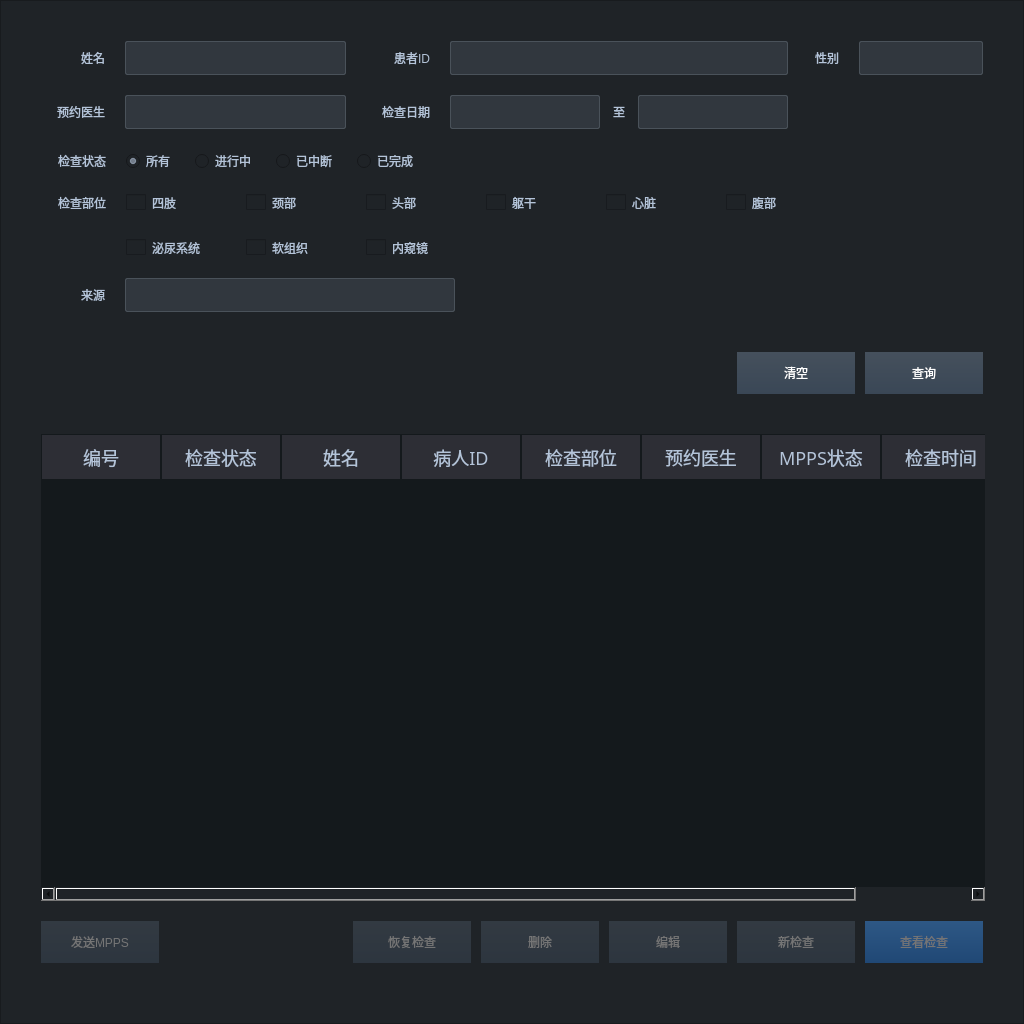
<?xml version="1.0" encoding="UTF-8"?>
<ui version="4.0">
 <class>PageCompletedWdiget</class>
 <widget class="QFrame" name="PageCompletedWdiget">
  <property name="geometry">
   <rect>
    <x>0</x>
    <y>0</y>
    <width>1024</width>
    <height>1024</height>
   </rect>
  </property>
  <property name="minimumSize">
   <size>
    <width>1024</width>
    <height>1024</height>
   </size>
  </property>
  <property name="maximumSize">
   <size>
    <width>1024</width>
    <height>1024</height>
   </size>
  </property>
  <property name="windowTitle">
   <string>Frame</string>
  </property>
  <property name="styleSheet">
   <string notr="true">background-color: #1F2327;</string>
  </property>
  <property name="frameShape">
   <enum>QFrame::StyledPanel</enum>
  </property>
  <property name="frameShadow">
   <enum>QFrame::Raised</enum>
  </property>
  <layout class="QVBoxLayout" name="verticalLayout_2">
   <property name="spacing">
    <number>20</number>
   </property>
   <property name="leftMargin">
    <number>40</number>
   </property>
   <property name="topMargin">
    <number>40</number>
   </property>
   <property name="rightMargin">
    <number>40</number>
   </property>
   <property name="bottomMargin">
    <number>60</number>
   </property>
   <item>
    <layout class="QHBoxLayout" name="horizontalLayout_4">
     <item>
      <layout class="QHBoxLayout" name="horizontalLayout_5">
       <property name="spacing">
        <number>20</number>
       </property>
       <item>
        <widget class="QLabel" name="label_18">
         <property name="minimumSize">
          <size>
           <width>64</width>
           <height>0</height>
          </size>
         </property>
         <property name="maximumSize">
          <size>
           <width>64</width>
           <height>16777215</height>
          </size>
         </property>
         <property name="styleSheet">
          <string notr="true">QLabel
{
font: 16px &quot;Microsoft YaHei&quot;;
color: #B4C4D9;
}
</string>
         </property>
         <property name="text">
          <string>姓名</string>
         </property>
         <property name="alignment">
          <set>Qt::AlignRight|Qt::AlignTrailing|Qt::AlignVCenter</set>
         </property>
        </widget>
       </item>
       <item>
        <widget class="QLineEdit" name="PatientNameEdit">
         <property name="minimumSize">
          <size>
           <width>221</width>
           <height>34</height>
          </size>
         </property>
         <property name="maximumSize">
          <size>
           <width>221</width>
           <height>34</height>
          </size>
         </property>
         <property name="contextMenuPolicy">
          <enum>Qt::NoContextMenu</enum>
         </property>
         <property name="styleSheet">
          <string notr="true">QLineEdit
{
border: 1px solid rgba(74,82,90,1);
border-radius:2px;
background:rgba(118, 133, 154, 0.2);
color:#B4C4D9;
font:normal 14px  Microsoft YaHei;
}
QLineEdit:focus
{
border:3px solid #9dadc1;
border-radius:6px
}
QLineEdit:disabled
{
background:rgba(118, 133, 154, 0.05);
border: 1px solid rgba(74,82,90,0.5);
}</string>
         </property>
        </widget>
       </item>
       <item>
        <widget class="QLabel" name="label_19">
         <property name="minimumSize">
          <size>
           <width>64</width>
           <height>0</height>
          </size>
         </property>
         <property name="maximumSize">
          <size>
           <width>64</width>
           <height>16777215</height>
          </size>
         </property>
         <property name="styleSheet">
          <string notr="true">QLabel
{
font: 16px &quot;Microsoft YaHei&quot;;
color: #B4C4D9;
}
</string>
         </property>
         <property name="text">
          <string>患者ID</string>
         </property>
         <property name="alignment">
          <set>Qt::AlignRight|Qt::AlignTrailing|Qt::AlignVCenter</set>
         </property>
        </widget>
       </item>
       <item>
        <widget class="QLineEdit" name="PatientIDEdit">
         <property name="minimumSize">
          <size>
           <width>338</width>
           <height>34</height>
          </size>
         </property>
         <property name="maximumSize">
          <size>
           <width>338</width>
           <height>34</height>
          </size>
         </property>
         <property name="contextMenuPolicy">
          <enum>Qt::NoContextMenu</enum>
         </property>
         <property name="styleSheet">
          <string notr="true">QLineEdit
{
border: 1px solid rgba(74,82,90,1);
border-radius:2px;
background:rgba(118, 133, 154, 0.2);
color:#B4C4D9;
font:normal 14px  Microsoft YaHei;
}
QLineEdit:focus
{
border:3px solid #9dadc1;
border-radius:6px
}
QLineEdit:disabled
{
background:rgba(118, 133, 154, 0.05);
border: 1px solid rgba(74,82,90,0.5);
}</string>
         </property>
        </widget>
       </item>
       <item>
        <widget class="QLabel" name="label_24">
         <property name="minimumSize">
          <size>
           <width>32</width>
           <height>0</height>
          </size>
         </property>
         <property name="maximumSize">
          <size>
           <width>32</width>
           <height>16777215</height>
          </size>
         </property>
         <property name="styleSheet">
          <string notr="true">QLabel
{
font: 16px &quot;Microsoft YaHei&quot;;
color: #B4C4D9;
}
</string>
         </property>
         <property name="text">
          <string>性别</string>
         </property>
         <property name="alignment">
          <set>Qt::AlignRight|Qt::AlignTrailing|Qt::AlignVCenter</set>
         </property>
        </widget>
       </item>
       <item>
        <widget class="QComboBox" name="GenderBox">
         <property name="minimumSize">
          <size>
           <width>124</width>
           <height>34</height>
          </size>
         </property>
         <property name="maximumSize">
          <size>
           <width>124</width>
           <height>34</height>
          </size>
         </property>
         <property name="contextMenuPolicy">
          <enum>Qt::NoContextMenu</enum>
         </property>
         <property name="styleSheet">
          <string notr="true">QComboBox
{
border: 1px solid rgba(74,82,90,1);
border-radius:2px;
background:rgba(118, 133, 154, 0.2);
color:#B4C4D9;
font:normal 14px  Microsoft YaHei;
}
QComboBox QAbstractItemView::item
{
height: 34px;
}
QComboBox:focus
{
border:3px solid #9dadc1;
border-radius:6px
}
QComboBox::down-arrow
{
image: url(:/CArmWorkStation/ImageSource/Patient/Doc_list_btn_pulldown_nor.png);
height:30px;
width:30px;
}
QComboBox:drop-down
{
subcontrol-origin: padding; 
subcontrol-position: top right;
min-width: 20px;border:none;
}
QListView::item
{
padding-left:30px;
background:0000ff;
color:#ffffff;
font:normal 16px Microsoft YaHei;
}
QComboBox:disabled
{
background:rgba(118, 133, 154, 0.05);
border: 1px solid rgba(74,82,90,0.5);
}</string>
         </property>
         <item>
          <property name="text">
           <string/>
          </property>
         </item>
         <item>
          <property name="text">
           <string>男</string>
          </property>
         </item>
         <item>
          <property name="text">
           <string>女</string>
          </property>
         </item>
        </widget>
       </item>
      </layout>
     </item>
    </layout>
   </item>
   <item>
    <layout class="QHBoxLayout" name="horizontalLayout_3">
     <property name="spacing">
      <number>20</number>
     </property>
     <item>
      <widget class="QLabel" name="label_20">
       <property name="minimumSize">
        <size>
         <width>64</width>
         <height>0</height>
        </size>
       </property>
       <property name="maximumSize">
        <size>
         <width>64</width>
         <height>16777215</height>
        </size>
       </property>
       <property name="styleSheet">
        <string notr="true">QLabel
{
font: 16px &quot;Microsoft YaHei&quot;;
color: #B4C4D9;
}
</string>
       </property>
       <property name="text">
        <string>预约医生</string>
       </property>
       <property name="alignment">
        <set>Qt::AlignRight|Qt::AlignTrailing|Qt::AlignVCenter</set>
       </property>
      </widget>
     </item>
     <item>
      <widget class="QLineEdit" name="DoctorEdit">
       <property name="minimumSize">
        <size>
         <width>221</width>
         <height>34</height>
        </size>
       </property>
       <property name="maximumSize">
        <size>
         <width>221</width>
         <height>34</height>
        </size>
       </property>
       <property name="contextMenuPolicy">
        <enum>Qt::NoContextMenu</enum>
       </property>
       <property name="styleSheet">
        <string notr="true">QLineEdit
{
border: 1px solid rgba(74,82,90,1);
border-radius:2px;
background:rgba(118, 133, 154, 0.2);
color:#B4C4D9;
font:normal 14px  Microsoft YaHei;
}
QLineEdit:focus
{
border:3px solid #9dadc1;
border-radius:6px
}
QLineEdit:disabled
{
background:rgba(118, 133, 154, 0.05);
border: 1px solid rgba(74,82,90,0.5);
}</string>
       </property>
      </widget>
     </item>
     <item>
      <widget class="QLabel" name="label_21">
       <property name="minimumSize">
        <size>
         <width>64</width>
         <height>0</height>
        </size>
       </property>
       <property name="maximumSize">
        <size>
         <width>64</width>
         <height>16777215</height>
        </size>
       </property>
       <property name="styleSheet">
        <string notr="true">QLabel
{
font: 16px &quot;Microsoft YaHei&quot;;
color: #B4C4D9;
}
</string>
       </property>
       <property name="text">
        <string>检查日期</string>
       </property>
       <property name="alignment">
        <set>Qt::AlignRight|Qt::AlignTrailing|Qt::AlignVCenter</set>
       </property>
      </widget>
     </item>
     <item>
      <layout class="QHBoxLayout" name="horizontalLayout_6">
       <property name="spacing">
        <number>0</number>
       </property>
       <property name="leftMargin">
        <number>0</number>
       </property>
       <property name="rightMargin">
        <number>0</number>
       </property>
       <item>
        <widget class="QLineEdit" name="StudyDateBeginEdit">
         <property name="minimumSize">
          <size>
           <width>150</width>
           <height>34</height>
          </size>
         </property>
         <property name="maximumSize">
          <size>
           <width>150</width>
           <height>34</height>
          </size>
         </property>
         <property name="contextMenuPolicy">
          <enum>Qt::NoContextMenu</enum>
         </property>
         <property name="styleSheet">
          <string notr="true">QLineEdit
{
border: 1px solid rgba(74,82,90,1);
border-radius:2px;
background:rgba(118, 133, 154, 0.2);
color:#B4C4D9;
font:normal 14px  Microsoft YaHei;
}
QLineEdit:focus
{
border:3px solid #9dadc1;
border-radius:6px
}
QLineEdit:disabled
{
background:rgba(118, 133, 154, 0.05);
border: 1px solid rgba(74,82,90,0.5);
}</string>
         </property>
        </widget>
       </item>
       <item>
        <widget class="QLabel" name="label_22">
         <property name="minimumSize">
          <size>
           <width>38</width>
           <height>0</height>
          </size>
         </property>
         <property name="maximumSize">
          <size>
           <width>38</width>
           <height>16777215</height>
          </size>
         </property>
         <property name="styleSheet">
          <string notr="true">QLabel
{
font: 16px &quot;Microsoft YaHei&quot;;
color: #B4C4D9;
}
</string>
         </property>
         <property name="text">
          <string>至</string>
         </property>
         <property name="alignment">
          <set>Qt::AlignCenter</set>
         </property>
        </widget>
       </item>
       <item>
        <widget class="QLineEdit" name="StudyDateEndEdit">
         <property name="minimumSize">
          <size>
           <width>150</width>
           <height>34</height>
          </size>
         </property>
         <property name="maximumSize">
          <size>
           <width>150</width>
           <height>34</height>
          </size>
         </property>
         <property name="contextMenuPolicy">
          <enum>Qt::NoContextMenu</enum>
         </property>
         <property name="styleSheet">
          <string notr="true">QLineEdit
{
border: 1px solid rgba(74,82,90,1);
border-radius:2px;
background:rgba(118, 133, 154, 0.2);
color:#B4C4D9;
font:normal 14px  Microsoft YaHei;
}
QLineEdit:focus
{
border:3px solid #9dadc1;
border-radius:6px
}
QLineEdit:disabled
{
background:rgba(118, 133, 154, 0.05);
border: 1px solid rgba(74,82,90,0.5);
}</string>
         </property>
        </widget>
       </item>
      </layout>
     </item>
     <item>
      <spacer name="horizontalSpacer">
       <property name="orientation">
        <enum>Qt::Horizontal</enum>
       </property>
       <property name="sizeHint" stdset="0">
        <size>
         <width>40</width>
         <height>20</height>
        </size>
       </property>
      </spacer>
     </item>
    </layout>
   </item>
   <item>
    <layout class="QHBoxLayout" name="horizontalLayout_9">
     <property name="spacing">
      <number>20</number>
     </property>
     <item>
      <widget class="QLabel" name="CheckStatus">
       <property name="minimumSize">
        <size>
         <width>65</width>
         <height>0</height>
        </size>
       </property>
       <property name="maximumSize">
        <size>
         <width>65</width>
         <height>16777215</height>
        </size>
       </property>
       <property name="styleSheet">
        <string notr="true">QLabel
{
font: 16px &quot;Microsoft YaHei&quot;;
color: #B4C4D9;
}
</string>
       </property>
       <property name="text">
        <string>检查状态</string>
       </property>
       <property name="alignment">
        <set>Qt::AlignRight|Qt::AlignTrailing|Qt::AlignVCenter</set>
       </property>
      </widget>
     </item>
     <item>
      <widget class="QRadioButton" name="AllRadioButton">
       <property name="styleSheet">
        <string notr="true">QRadioButton
{
font: 16px &quot;Microsoft YaHei&quot;;
color: #B4C4D9;
}</string>
       </property>
       <property name="text">
        <string>所有</string>
       </property>
       <property name="checked">
        <bool>true</bool>
       </property>
      </widget>
     </item>
     <item>
      <widget class="QRadioButton" name="DoingRadioButton">
       <property name="styleSheet">
        <string notr="true">QRadioButton
{
font: 16px &quot;Microsoft YaHei&quot;;
color: #B4C4D9;
}</string>
       </property>
       <property name="text">
        <string>进行中</string>
       </property>
      </widget>
     </item>
     <item>
      <widget class="QRadioButton" name="InterruptRadioButton">
       <property name="styleSheet">
        <string notr="true">QRadioButton
{
font: 16px &quot;Microsoft YaHei&quot;;
color: #B4C4D9;
}</string>
       </property>
       <property name="text">
        <string>已中断</string>
       </property>
      </widget>
     </item>
     <item>
      <widget class="QRadioButton" name="CompletedRadioButton">
       <property name="styleSheet">
        <string notr="true">QRadioButton
{
font: 16px &quot;Microsoft YaHei&quot;;
color: #B4C4D9;
}</string>
       </property>
       <property name="text">
        <string>已完成</string>
       </property>
       <property name="checked">
        <bool>false</bool>
       </property>
      </widget>
     </item>
     <item>
      <spacer name="horizontalSpacer_3">
       <property name="orientation">
        <enum>Qt::Horizontal</enum>
       </property>
       <property name="sizeHint" stdset="0">
        <size>
         <width>40</width>
         <height>20</height>
        </size>
       </property>
      </spacer>
     </item>
    </layout>
   </item>
   <item>
    <layout class="QVBoxLayout" name="verticalLayout_4">
     <property name="spacing">
      <number>25</number>
     </property>
     <property name="topMargin">
      <number>0</number>
     </property>
     <property name="bottomMargin">
      <number>0</number>
     </property>
     <item>
      <layout class="QHBoxLayout" name="horizontalLayout_11">
       <property name="spacing">
        <number>20</number>
       </property>
       <item>
        <widget class="QLabel" name="label_26">
         <property name="minimumSize">
          <size>
           <width>65</width>
           <height>0</height>
          </size>
         </property>
         <property name="maximumSize">
          <size>
           <width>65</width>
           <height>16777215</height>
          </size>
         </property>
         <property name="styleSheet">
          <string notr="true">QLabel
{
font: 16px &quot;Microsoft YaHei&quot;;
color: #B4C4D9;
}
</string>
         </property>
         <property name="text">
          <string>检查部位</string>
         </property>
         <property name="alignment">
          <set>Qt::AlignRight|Qt::AlignTrailing|Qt::AlignVCenter</set>
         </property>
        </widget>
       </item>
       <item>
        <widget class="QCheckBox" name="LIMBSCheckBox">
         <property name="minimumSize">
          <size>
           <width>100</width>
           <height>0</height>
          </size>
         </property>
         <property name="maximumSize">
          <size>
           <width>100</width>
           <height>16777215</height>
          </size>
         </property>
         <property name="styleSheet">
          <string notr="true">QCheckBox
{
font: 16px &quot;Microsoft YaHei&quot;;
color: #B4C4D9;
}
QCheckBox::indicator
{
width: 20px;
height: 16px;
}
QCheckBox::indicator:unchecked
{
image: url(:/CArmWorkStation/ImageSource/Patient/uncheck.png);
}

QCheckBox::indicator:checked
{
image: url(:/CArmWorkStation/ImageSource/Patient/check.png);
}</string>
         </property>
         <property name="text">
          <string>四肢</string>
         </property>
        </widget>
       </item>
       <item>
        <widget class="QCheckBox" name="NECKCheckBox">
         <property name="minimumSize">
          <size>
           <width>100</width>
           <height>0</height>
          </size>
         </property>
         <property name="maximumSize">
          <size>
           <width>100</width>
           <height>16777215</height>
          </size>
         </property>
         <property name="styleSheet">
          <string notr="true">QCheckBox
{
font: 16px &quot;Microsoft YaHei&quot;;
color: #B4C4D9;
}
QCheckBox::indicator
{
width: 20px;
height: 16px;
}
QCheckBox::indicator:unchecked
{
image: url(:/CArmWorkStation/ImageSource/Patient/uncheck.png);
}

QCheckBox::indicator:checked
{
image: url(:/CArmWorkStation/ImageSource/Patient/check.png);
}</string>
         </property>
         <property name="text">
          <string>颈部</string>
         </property>
        </widget>
       </item>
       <item>
        <widget class="QCheckBox" name="HEADCheckBox">
         <property name="minimumSize">
          <size>
           <width>100</width>
           <height>0</height>
          </size>
         </property>
         <property name="maximumSize">
          <size>
           <width>100</width>
           <height>16777215</height>
          </size>
         </property>
         <property name="styleSheet">
          <string notr="true">QCheckBox
{
font: 16px &quot;Microsoft YaHei&quot;;
color: #B4C4D9;
}
QCheckBox::indicator
{
width: 20px;
height: 16px;
}
QCheckBox::indicator:unchecked
{
image: url(:/CArmWorkStation/ImageSource/Patient/uncheck.png);
}

QCheckBox::indicator:checked
{
image: url(:/CArmWorkStation/ImageSource/Patient/check.png);
}</string>
         </property>
         <property name="text">
          <string>头部</string>
         </property>
        </widget>
       </item>
       <item>
        <widget class="QCheckBox" name="TRUNCKCheckBox">
         <property name="minimumSize">
          <size>
           <width>100</width>
           <height>0</height>
          </size>
         </property>
         <property name="maximumSize">
          <size>
           <width>100</width>
           <height>16777215</height>
          </size>
         </property>
         <property name="styleSheet">
          <string notr="true">QCheckBox
{
font: 16px &quot;Microsoft YaHei&quot;;
color: #B4C4D9;
}
QCheckBox::indicator
{
width: 20px;
height: 16px;
}
QCheckBox::indicator:unchecked
{
image: url(:/CArmWorkStation/ImageSource/Patient/uncheck.png);
}

QCheckBox::indicator:checked
{
image: url(:/CArmWorkStation/ImageSource/Patient/check.png);
}</string>
         </property>
         <property name="text">
          <string>躯干</string>
         </property>
        </widget>
       </item>
       <item>
        <widget class="QCheckBox" name="HEARTCheckBox">
         <property name="minimumSize">
          <size>
           <width>100</width>
           <height>0</height>
          </size>
         </property>
         <property name="maximumSize">
          <size>
           <width>100</width>
           <height>16777215</height>
          </size>
         </property>
         <property name="styleSheet">
          <string notr="true">QCheckBox
{
font: 16px &quot;Microsoft YaHei&quot;;
color: #B4C4D9;
}
QCheckBox::indicator
{
width: 20px;
height: 16px;
}
QCheckBox::indicator:unchecked
{
image: url(:/CArmWorkStation/ImageSource/Patient/uncheck.png);
}

QCheckBox::indicator:checked
{
image: url(:/CArmWorkStation/ImageSource/Patient/check.png);
}</string>
         </property>
         <property name="text">
          <string>心脏</string>
         </property>
        </widget>
       </item>
       <item>
        <widget class="QCheckBox" name="ABDOMENCheckBox">
         <property name="minimumSize">
          <size>
           <width>100</width>
           <height>0</height>
          </size>
         </property>
         <property name="maximumSize">
          <size>
           <width>100</width>
           <height>16777215</height>
          </size>
         </property>
         <property name="styleSheet">
          <string notr="true">QCheckBox
{
font: 16px &quot;Microsoft YaHei&quot;;
color: #B4C4D9;
}
QCheckBox::indicator
{
width: 20px;
height: 16px;
}
QCheckBox::indicator:unchecked
{
image: url(:/CArmWorkStation/ImageSource/Patient/uncheck.png);
}

QCheckBox::indicator:checked
{
image: url(:/CArmWorkStation/ImageSource/Patient/check.png);
}</string>
         </property>
         <property name="text">
          <string>腹部</string>
         </property>
        </widget>
       </item>
       <item>
        <spacer name="horizontalSpacer_4">
         <property name="orientation">
          <enum>Qt::Horizontal</enum>
         </property>
         <property name="sizeHint" stdset="0">
          <size>
           <width>40</width>
           <height>20</height>
          </size>
         </property>
        </spacer>
       </item>
      </layout>
     </item>
     <item>
      <layout class="QHBoxLayout" name="horizontalLayout_12">
       <property name="spacing">
        <number>20</number>
       </property>
       <item>
        <widget class="QLabel" name="label_28">
         <property name="minimumSize">
          <size>
           <width>65</width>
           <height>0</height>
          </size>
         </property>
         <property name="maximumSize">
          <size>
           <width>65</width>
           <height>16777215</height>
          </size>
         </property>
         <property name="styleSheet">
          <string notr="true">QLabel
{
font: 16px &quot;Microsoft YaHei&quot;;
color: #B4C4D9;
}
</string>
         </property>
         <property name="text">
          <string/>
         </property>
         <property name="alignment">
          <set>Qt::AlignRight|Qt::AlignTrailing|Qt::AlignVCenter</set>
         </property>
        </widget>
       </item>
       <item>
        <widget class="QCheckBox" name="URINARYCheckBox">
         <property name="minimumSize">
          <size>
           <width>100</width>
           <height>0</height>
          </size>
         </property>
         <property name="maximumSize">
          <size>
           <width>100</width>
           <height>16777215</height>
          </size>
         </property>
         <property name="styleSheet">
          <string notr="true">QCheckBox
{
font: 16px &quot;Microsoft YaHei&quot;;
color: #B4C4D9;
}
QCheckBox::indicator
{
width: 20px;
height: 16px;
}
QCheckBox::indicator:unchecked
{
image: url(:/CArmWorkStation/ImageSource/Patient/uncheck.png);
}

QCheckBox::indicator:checked
{
image: url(:/CArmWorkStation/ImageSource/Patient/check.png);
}</string>
         </property>
         <property name="text">
          <string>泌尿系统</string>
         </property>
        </widget>
       </item>
       <item>
        <widget class="QCheckBox" name="SOFT_TISSUECheckBox">
         <property name="minimumSize">
          <size>
           <width>100</width>
           <height>0</height>
          </size>
         </property>
         <property name="maximumSize">
          <size>
           <width>100</width>
           <height>16777215</height>
          </size>
         </property>
         <property name="styleSheet">
          <string notr="true">QCheckBox
{
font: 16px &quot;Microsoft YaHei&quot;;
color: #B4C4D9;
}
QCheckBox::indicator
{
width: 20px;
height: 16px;
}
QCheckBox::indicator:unchecked
{
image: url(:/CArmWorkStation/ImageSource/Patient/uncheck.png);
}

QCheckBox::indicator:checked
{
image: url(:/CArmWorkStation/ImageSource/Patient/check.png);
}</string>
         </property>
         <property name="text">
          <string>软组织</string>
         </property>
        </widget>
       </item>
       <item>
        <widget class="QCheckBox" name="ENDOSCOPECheckBox">
         <property name="minimumSize">
          <size>
           <width>100</width>
           <height>0</height>
          </size>
         </property>
         <property name="maximumSize">
          <size>
           <width>100</width>
           <height>16777215</height>
          </size>
         </property>
         <property name="styleSheet">
          <string notr="true">QCheckBox
{
font: 16px &quot;Microsoft YaHei&quot;;
color: #B4C4D9;
}
QCheckBox::indicator
{
width: 20px;
height: 16px;
}
QCheckBox::indicator:unchecked
{
image: url(:/CArmWorkStation/ImageSource/Patient/uncheck.png);
}

QCheckBox::indicator:checked
{
image: url(:/CArmWorkStation/ImageSource/Patient/check.png);
}</string>
         </property>
         <property name="text">
          <string>内窥镜</string>
         </property>
        </widget>
       </item>
       <item>
        <spacer name="horizontalSpacer_15">
         <property name="orientation">
          <enum>Qt::Horizontal</enum>
         </property>
         <property name="sizeHint" stdset="0">
          <size>
           <width>40</width>
           <height>20</height>
          </size>
         </property>
        </spacer>
       </item>
      </layout>
     </item>
    </layout>
   </item>
   <item>
    <layout class="QHBoxLayout" name="horizontalLayout_7">
     <property name="spacing">
      <number>20</number>
     </property>
     <item>
      <widget class="QLabel" name="label_25">
       <property name="minimumSize">
        <size>
         <width>64</width>
         <height>0</height>
        </size>
       </property>
       <property name="maximumSize">
        <size>
         <width>64</width>
         <height>16777215</height>
        </size>
       </property>
       <property name="styleSheet">
        <string notr="true">QLabel
{
font: 16px &quot;Microsoft YaHei&quot;;
color: #B4C4D9;
}
</string>
       </property>
       <property name="text">
        <string>来源</string>
       </property>
       <property name="alignment">
        <set>Qt::AlignRight|Qt::AlignTrailing|Qt::AlignVCenter</set>
       </property>
      </widget>
     </item>
     <item>
      <widget class="QComboBox" name="SourceBox">
       <property name="minimumSize">
        <size>
         <width>330</width>
         <height>34</height>
        </size>
       </property>
       <property name="maximumSize">
        <size>
         <width>330</width>
         <height>34</height>
        </size>
       </property>
       <property name="contextMenuPolicy">
        <enum>Qt::NoContextMenu</enum>
       </property>
       <property name="styleSheet">
        <string notr="true">QComboBox
{
border: 1px solid rgba(74,82,90,1);
border-radius:2px;
background:rgba(118, 133, 154, 0.2);
color:#B4C4D9;
font:normal 14px  Microsoft YaHei;
}
QComboBox QAbstractItemView::item
{
height: 34px;
}
QComboBox:focus
{
border:3px solid #9dadc1;
border-radius:6px
}
QComboBox::down-arrow
{
image: url(:/CArmWorkStation/ImageSource/Patient/Doc_list_btn_pulldown_nor.png);
height:30px;
width:30px;
}
QComboBox:drop-down
{
subcontrol-origin: padding; 
subcontrol-position: top right;
min-width: 20px;border:none;
}
QListView::item
{
padding-left:30px;
background:0000ff;
color:#ffffff;
font:normal 16px Microsoft YaHei;
}
QComboBox:disabled
{
background:rgba(118, 133, 154, 0.05);
border: 1px solid rgba(74,82,90,0.5);
}</string>
       </property>
       <item>
        <property name="text">
         <string/>
        </property>
       </item>
       <item>
        <property name="text">
         <string>worklist server</string>
        </property>
       </item>
      </widget>
     </item>
     <item>
      <spacer name="horizontalSpacer_6">
       <property name="orientation">
        <enum>Qt::Horizontal</enum>
       </property>
       <property name="sizeHint" stdset="0">
        <size>
         <width>40</width>
         <height>20</height>
        </size>
       </property>
      </spacer>
     </item>
    </layout>
   </item>
   <item>
    <layout class="QHBoxLayout" name="horizontalLayout">
     <property name="spacing">
      <number>10</number>
     </property>
     <property name="topMargin">
      <number>20</number>
     </property>
     <property name="bottomMargin">
      <number>20</number>
     </property>
     <item>
      <spacer name="horizontalSpacer_7">
       <property name="orientation">
        <enum>Qt::Horizontal</enum>
       </property>
       <property name="sizeHint" stdset="0">
        <size>
         <width>40</width>
         <height>20</height>
        </size>
       </property>
      </spacer>
     </item>
     <item>
      <widget class="QPushButton" name="ClearButton">
       <property name="minimumSize">
        <size>
         <width>118</width>
         <height>42</height>
        </size>
       </property>
       <property name="maximumSize">
        <size>
         <width>118</width>
         <height>42</height>
        </size>
       </property>
       <property name="styleSheet">
        <string notr="true">QPushButton
{
font: 16px &quot;Microsoft YaHei&quot;;
color:#FFFFFF;
background-color:qlineargradient(x1: 0, y1: 0, x2: 0, y2: 1,stop: 0 #45505C,stop: 1.0 #3A4756);
border:none;
}

QPushButton:hover
{
background-color:qlineargradient(x1: 0, y1: 0, x2: 0, y2: 1,stop: 0 rgba(69, 80, 92, 0.9),stop: 1.0 rgba(58, 71, 86, 0.9));
}

QPushButton:pressed
{
background-color:#131516;
}

QPushButton:disabled
{
background-color:qlineargradient(x1: 0, y1: 0, x2: 0, y2: 1,stop: 0 rgba(69, 80, 92, 0.5),stop: 1.0 rgba(58, 71, 86, 0.5));
color: rgb(117, 117, 117);
}</string>
       </property>
       <property name="text">
        <string>清空</string>
       </property>
      </widget>
     </item>
     <item>
      <widget class="QPushButton" name="QueryButton">
       <property name="minimumSize">
        <size>
         <width>118</width>
         <height>42</height>
        </size>
       </property>
       <property name="maximumSize">
        <size>
         <width>118</width>
         <height>42</height>
        </size>
       </property>
       <property name="styleSheet">
        <string notr="true">QPushButton
{
font: 16px &quot;Microsoft YaHei&quot;;
color:#FFFFFF;
background-color:qlineargradient(x1: 0, y1: 0, x2: 0, y2: 1,stop: 0 #45505C,stop: 1.0 #3A4756);
border:none;
}

QPushButton:hover
{
background-color:qlineargradient(x1: 0, y1: 0, x2: 0, y2: 1,stop: 0 rgba(69, 80, 92, 0.9),stop: 1.0 rgba(58, 71, 86, 0.9));
}

QPushButton:pressed
{
background-color:#131516;
}

QPushButton:disabled
{
background-color:qlineargradient(x1: 0, y1: 0, x2: 0, y2: 1,stop: 0 rgba(69, 80, 92, 0.5),stop: 1.0 rgba(58, 71, 86, 0.5));
color: rgb(117, 117, 117);
}</string>
       </property>
       <property name="text">
        <string>查询</string>
       </property>
      </widget>
     </item>
    </layout>
   </item>
   <item>
    <widget class="QTableWidget" name="QueryTableWidget">
     <property name="minimumSize">
      <size>
       <width>944</width>
       <height>350</height>
      </size>
     </property>
     <property name="maximumSize">
      <size>
       <width>944</width>
       <height>496</height>
      </size>
     </property>
     <property name="focusPolicy">
      <enum>Qt::NoFocus</enum>
     </property>
     <property name="contextMenuPolicy">
      <enum>Qt::NoContextMenu</enum>
     </property>
     <property name="styleSheet">
      <string notr="true">QTableWidget{
color:#B4C4D9;
font: normal 16px Microsoft YaHei;
background-color:#14191C;
border:none;
}
QHeaderView::section{
background-color:#2D2E35;
color:#B4C4D9;
font: normal 18px Microsoft YaHei;
border:1px solid #14191C;
height:44px;
}

QScrollBar:vertical
{
background: #2A3137;
width:8px; 
border:1px solid #303840;
border-radius:4px;
}
QScrollBar::handle:vertical
{
background:rgba(178,184,190,0.5);;
width:8px; 
border:1px solid #303840;
border-radius:4px;
}
QScrollBar::handle:vertical:hover{
background-color: #333b42;}

QScrollBar::handle:vertical:pressed{
background-color: #131516;}

QScrollBar::add-line:vertical{
background-color: transparent; }

QScrollBar::sub-line:vertical{
background-color: transparent; }
			
QScrollBar::add-page:vertical{
background-color:#1f2327;}
			
QScrollBar::sub-page:vertical{
background-color:#1f2327;}

QScrollBar:horizontal
{
background: #2A3137;
height:8px; 
border:1px solid #303840;
border-radius:4px;
}
QScrollBar::handle:horizontal
{
background:rgba(178,184,190,0.5);;
height:8px; 
border:1px solid #303840;
border-radius:4px;
}
QScrollBar::handle:horizontal:hover{
background-color: #333b42;}

QScrollBar::handle:horizontal:pressed{
background-color: #131516;}

QScrollBar::add-line:horizontal{
background-color: transparent; }

QScrollBar::sub-line:horizontal{
background-color: transparent; }
			
QScrollBar::add-page:horizontal{
background-color:#1f2327;}
			
QScrollBar::sub-page:horizontal{
background-color:#1f2327;}

QTableWidget::item
{   

}
QTableWidget::item::hover
{
background:transparent;
}
QTableWidget::item:selected
{   
background-color:qlineargradient(x1: 0, y1: 0, x2: 0, y2: 1,stop: 0 #3C8CE3,stop: 1.0 #206CC3);
color: #FFFFFF;
}

QMenu{
background-color:#1a1f22;
border-top: 0px solid #A9A9A9;
border-bottom:0px solid #A9A9A9;
}
QMenu::item
{
font-size: 14px;
color: #e1e8f1;
border-bottom:1px solid #4a525a;
background-color:transparent;
padding:10px 10px;
}
QMenu::item:selected
{
background-color:qlineargradient(x1: 0, y1: 0, x2: 0, y2: 1,stop: 0 #2fafd4,stop: 1.0 #0796df);
}
QToolTip
{
border:1px solid rgb(118, 118, 118);
background-color: #1f2428;
color:#ffffff;
font-size:14px;
border-radius:4px;
}</string>
     </property>
     <property name="verticalScrollBarPolicy">
      <enum>Qt::ScrollBarAsNeeded</enum>
     </property>
     <property name="horizontalScrollBarPolicy">
      <enum>Qt::ScrollBarAsNeeded</enum>
     </property>
     <property name="sizeAdjustPolicy">
      <enum>QAbstractScrollArea::AdjustIgnored</enum>
     </property>
     <property name="editTriggers">
      <set>QAbstractItemView::NoEditTriggers</set>
     </property>
     <property name="selectionMode">
      <enum>QAbstractItemView::SingleSelection</enum>
     </property>
     <property name="selectionBehavior">
      <enum>QAbstractItemView::SelectRows</enum>
     </property>
     <attribute name="horizontalHeaderDefaultSectionSize">
      <number>120</number>
     </attribute>
     <attribute name="horizontalHeaderHighlightSections">
      <bool>false</bool>
     </attribute>
     <attribute name="horizontalHeaderMinimumSectionSize">
      <number>25</number>
     </attribute>
     <attribute name="horizontalHeaderStretchLastSection">
      <bool>true</bool>
     </attribute>
     <attribute name="verticalHeaderHighlightSections">
      <bool>false</bool>
     </attribute>
     <column>
      <property name="text">
       <string>编号</string>
      </property>
     </column>
     <column>
      <property name="text">
       <string>检查状态</string>
      </property>
     </column>
     <column>
      <property name="text">
       <string>姓名</string>
      </property>
     </column>
     <column>
      <property name="text">
       <string>病人ID</string>
      </property>
     </column>
     <column>
      <property name="text">
       <string>检查部位</string>
      </property>
     </column>
     <column>
      <property name="text">
       <string>预约医生</string>
      </property>
     </column>
     <column>
      <property name="text">
       <string>MPPS状态</string>
      </property>
     </column>
     <column>
      <property name="text">
       <string>检查时间</string>
      </property>
     </column>
    </widget>
   </item>
   <item>
    <layout class="QHBoxLayout" name="horizontalLayout_8">
     <property name="spacing">
      <number>10</number>
     </property>
     <item>
      <widget class="QPushButton" name="SendMPPSButton">
       <property name="enabled">
        <bool>false</bool>
       </property>
       <property name="minimumSize">
        <size>
         <width>118</width>
         <height>42</height>
        </size>
       </property>
       <property name="maximumSize">
        <size>
         <width>118</width>
         <height>42</height>
        </size>
       </property>
       <property name="styleSheet">
        <string notr="true">QPushButton
{
font: 16px &quot;Microsoft YaHei&quot;;
color:#FFFFFF;
background-color:qlineargradient(x1: 0, y1: 0, x2: 0, y2: 1,stop: 0 #45505C,stop: 1.0 #3A4756);
border:none;
}

QPushButton:hover
{
background-color:qlineargradient(x1: 0, y1: 0, x2: 0, y2: 1,stop: 0 rgba(69, 80, 92, 0.9),stop: 1.0 rgba(58, 71, 86, 0.9));
}

QPushButton:pressed
{
background-color:#131516;
}

QPushButton:disabled
{
background-color:qlineargradient(x1: 0, y1: 0, x2: 0, y2: 1,stop: 0 rgba(69, 80, 92, 0.5),stop: 1.0 rgba(58, 71, 86, 0.5));
color: rgb(117, 117, 117);
}</string>
       </property>
       <property name="text">
        <string>发送MPPS</string>
       </property>
      </widget>
     </item>
     <item>
      <spacer name="horizontalSpacer_8">
       <property name="orientation">
        <enum>Qt::Horizontal</enum>
       </property>
       <property name="sizeHint" stdset="0">
        <size>
         <width>40</width>
         <height>20</height>
        </size>
       </property>
      </spacer>
     </item>
     <item>
      <widget class="QPushButton" name="RecoverStudyButton">
       <property name="enabled">
        <bool>false</bool>
       </property>
       <property name="minimumSize">
        <size>
         <width>118</width>
         <height>42</height>
        </size>
       </property>
       <property name="maximumSize">
        <size>
         <width>118</width>
         <height>42</height>
        </size>
       </property>
       <property name="styleSheet">
        <string notr="true">QPushButton
{
font: 16px &quot;Microsoft YaHei&quot;;
color:#FFFFFF;
background-color:qlineargradient(x1: 0, y1: 0, x2: 0, y2: 1,stop: 0 #45505C,stop: 1.0 #3A4756);
border:none;
}

QPushButton:hover
{
background-color:qlineargradient(x1: 0, y1: 0, x2: 0, y2: 1,stop: 0 rgba(69, 80, 92, 0.9),stop: 1.0 rgba(58, 71, 86, 0.9));
}

QPushButton:pressed
{
background-color:#131516;
}

QPushButton:disabled
{
background-color:qlineargradient(x1: 0, y1: 0, x2: 0, y2: 1,stop: 0 rgba(69, 80, 92, 0.5),stop: 1.0 rgba(58, 71, 86, 0.5));
color: rgb(117, 117, 117);
}</string>
       </property>
       <property name="text">
        <string>恢复检查</string>
       </property>
      </widget>
     </item>
     <item>
      <widget class="QPushButton" name="DeleteButton">
       <property name="enabled">
        <bool>false</bool>
       </property>
       <property name="minimumSize">
        <size>
         <width>118</width>
         <height>42</height>
        </size>
       </property>
       <property name="maximumSize">
        <size>
         <width>118</width>
         <height>42</height>
        </size>
       </property>
       <property name="styleSheet">
        <string notr="true">QPushButton
{
font: 16px &quot;Microsoft YaHei&quot;;
color:#FFFFFF;
background-color:qlineargradient(x1: 0, y1: 0, x2: 0, y2: 1,stop: 0 #45505C,stop: 1.0 #3A4756);
border:none;
}

QPushButton:hover
{
background-color:qlineargradient(x1: 0, y1: 0, x2: 0, y2: 1,stop: 0 rgba(69, 80, 92, 0.9),stop: 1.0 rgba(58, 71, 86, 0.9));
}

QPushButton:pressed
{
background-color:#131516;
}

QPushButton:disabled
{
background-color:qlineargradient(x1: 0, y1: 0, x2: 0, y2: 1,stop: 0 rgba(69, 80, 92, 0.5),stop: 1.0 rgba(58, 71, 86, 0.5));
color: rgb(117, 117, 117);
}</string>
       </property>
       <property name="text">
        <string>删除</string>
       </property>
      </widget>
     </item>
     <item>
      <widget class="QPushButton" name="EditButton">
       <property name="enabled">
        <bool>false</bool>
       </property>
       <property name="minimumSize">
        <size>
         <width>118</width>
         <height>42</height>
        </size>
       </property>
       <property name="maximumSize">
        <size>
         <width>118</width>
         <height>42</height>
        </size>
       </property>
       <property name="styleSheet">
        <string notr="true">QPushButton
{
font: 16px &quot;Microsoft YaHei&quot;;
color:#FFFFFF;
background-color:qlineargradient(x1: 0, y1: 0, x2: 0, y2: 1,stop: 0 #45505C,stop: 1.0 #3A4756);
border:none;
}

QPushButton:hover
{
background-color:qlineargradient(x1: 0, y1: 0, x2: 0, y2: 1,stop: 0 rgba(69, 80, 92, 0.9),stop: 1.0 rgba(58, 71, 86, 0.9));
}

QPushButton:pressed
{
background-color:#131516;
}

QPushButton:disabled
{
background-color:qlineargradient(x1: 0, y1: 0, x2: 0, y2: 1,stop: 0 rgba(69, 80, 92, 0.5),stop: 1.0 rgba(58, 71, 86, 0.5));
color: rgb(117, 117, 117);
}</string>
       </property>
       <property name="text">
        <string>编辑</string>
       </property>
      </widget>
     </item>
     <item>
      <widget class="QPushButton" name="NewStudyButton">
       <property name="enabled">
        <bool>false</bool>
       </property>
       <property name="minimumSize">
        <size>
         <width>118</width>
         <height>42</height>
        </size>
       </property>
       <property name="maximumSize">
        <size>
         <width>118</width>
         <height>42</height>
        </size>
       </property>
       <property name="styleSheet">
        <string notr="true">QPushButton
{
font: 16px &quot;Microsoft YaHei&quot;;
color:#FFFFFF;
background-color:qlineargradient(x1: 0, y1: 0, x2: 0, y2: 1,stop: 0 #45505C,stop: 1.0 #3A4756);
border:none;
}

QPushButton:hover
{
background-color:qlineargradient(x1: 0, y1: 0, x2: 0, y2: 1,stop: 0 rgba(69, 80, 92, 0.9),stop: 1.0 rgba(58, 71, 86, 0.9));
}

QPushButton:pressed
{
background-color:#131516;
}

QPushButton:disabled
{
background-color:qlineargradient(x1: 0, y1: 0, x2: 0, y2: 1,stop: 0 rgba(69, 80, 92, 0.5),stop: 1.0 rgba(58, 71, 86, 0.5));
color: rgb(117, 117, 117);
}</string>
       </property>
       <property name="text">
        <string>新检查</string>
       </property>
      </widget>
     </item>
     <item>
      <widget class="QPushButton" name="StudyButton">
       <property name="enabled">
        <bool>false</bool>
       </property>
       <property name="minimumSize">
        <size>
         <width>118</width>
         <height>42</height>
        </size>
       </property>
       <property name="maximumSize">
        <size>
         <width>118</width>
         <height>42</height>
        </size>
       </property>
       <property name="styleSheet">
        <string notr="true">QPushButton
{
font: 16px &quot;Microsoft YaHei&quot;;
color:#FFFFFF;
background-color:qlineargradient(x1: 0, y1: 0, x2: 0, y2: 1,stop: 0 #3C8CE3,stop: 1.0 #206CC3);
border:none;
}

QPushButton:hover
{
background-color:qlineargradient(x1: 0, y1: 0, x2: 0, y2: 1,stop: 0 rgba(60, 140, 227, 0.9),stop: 1.0 rgba(32, 108, 195, 0.9));
}

QPushButton:pressed
{
background-color:#131516;
}

QPushButton:disabled
{
background-color:qlineargradient(x1: 0, y1: 0, x2: 0, y2: 1,stop: 0 rgba(60, 140, 227, 0.5),stop: 1.0 rgba(32, 108, 195, 0.5));
color: rgb(117, 117, 117);
}</string>
       </property>
       <property name="text">
        <string>查看检查</string>
       </property>
      </widget>
     </item>
    </layout>
   </item>
  </layout>
 </widget>
 <resources>
  <include location="../../CArmWorkStation.qrc"/>
 </resources>
 <connections/>
</ui>
